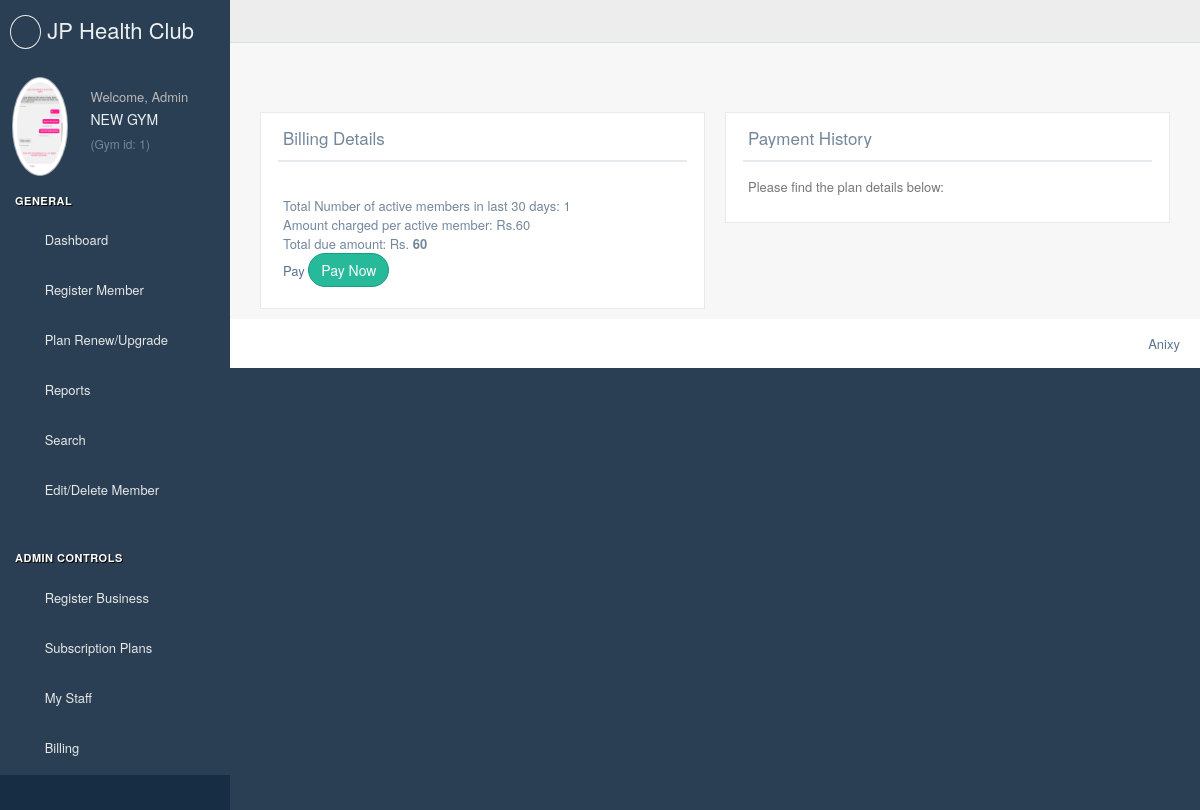
The app's page /client/billing/ (signed in) with its own data.
### appRegistration/models.py (models this page shows, shortened)
class gymDetails(models.Model):
    COUNTRIES = (
        ('AD', 'Andorra'),
        ('AE', 'United Arab Emirates'),
        ('AF', 'Afghanistan'),
        ('AG', 'Antigua & Barbuda'),
        ('AI', 'Anguilla'),
        ('AL', 'Albania'),
        ('AM', 'Armenia'),
        ('AN', 'Netherlands Antilles'),
        ('AO', 'Angola'),
        ('AQ', 'Antarctica'),
        ('AR', 'Argentina'),
        ('AS', 'American Samoa'),
        ('AT', 'Austria'),
        ('AU', 'Australia'),
        ('AW', 'Aruba'),
        ('AZ', 'Azerbaijan'),
        ('BA', 'Bosnia and Herzegovina'),
        ('BB', 'Barbados'),
        ('BD', 'Bangladesh'),
        ('BE', 'Belgium'),
        ('BF', 'Burkina Faso'),
        ('BG', 'Bulgaria'),
        ('BH', 'Bahrain'),
        ('BI', 'Burundi'),
        ('BJ', 'Benin'),
        ('BM', 'Bermuda'),
        ('BN', 'Brunei Darussalam'),
        ('BO', 'Bolivia'),
        ('BR', 'Brazil'),
        ('BS', 'Bahama'),
        ('BT', 'Bhutan'),
        ('BV', 'Bouvet Island'),
        ('BW', 'Botswana'),
        ('BY', 'Belarus'),
        ('BZ', 'Belize'),
        ('CA', 'Canada'),
        ('CC', 'Cocos (Keeling) Islands'),
        ('CF', 'Central African Republic'),
        ('CG', 'Congo'),
        ('CH', 'Switzerland'),
        ('CI', 'Ivory Coast'),
        ('CK', 'Cook Iislands'),
        ('CL', 'Chile'),
        ('CM', 'Cameroon'),
        ('CN', 'China'),
        ('CO', 'Colombia'),
        ('CR', 'Costa Rica'),
        ('CU', 'Cuba'),
        ('CV', 'Cape Verde'),
        ('CX', 'Christmas Island'),
        ('CY', 'Cyprus'),
        ('CZ', 'Czech Republic'),
        ('DE', 'Germany'),
        ('DJ', 'Djibouti'),
        ('DK', 'Denmark'),
        ('DM', 'Dominica'),
        ('DO', 'Dominican Republic'),
        ('DZ', 'Algeria'),
        ('EC', 'Ecuador'),
        ('EE', 'Estonia'),
        ('EG', 'Egypt'),
        ('EH', 'Western Sahara'),
        ('ER', 'Eritrea'),
        ('ES', 'Spain'),
        ('ET', 'Ethiopia'),
        ('FI', 'Finland'),
        ('FJ', 'Fiji'),
        ('FK', 'Falkland Islands (Malvinas)'),
        ('FM', 'Micronesia'),
        ('FO', 'Faroe Islands'),
        ('FR', 'France'),
        ('FX', 'France, Metropolitan'),
        ('GA', 'Gabon'),
        ('GB', 'United Kingdom (Great Britain)'),
        ('GD', 'Grenada'),
        ('GE', 'Georgia'),
        ('GF', 'French Guiana'),
        ('GH', 'Ghana'),
        ('GI', 'Gibraltar'),
        ('GL', 'Greenland'),
        ('GM', 'Gambia'),
        ('GN', 'Guinea'),
        ('GP', 'Guadeloupe'),
        ('GQ', 'Equatorial Guinea'),
        ('GR', 'Greece'),
        ('GS', 'South Georgia and the South Sandwich Islands'),
        ('GT', 'Guatemala'),
        ('GU', 'Guam'),
        ('GW', 'Guinea-Bissau'),
        ('GY', 'Guyana'),
        ('HK', 'Hong Kong'),
        ('HM', 'Heard & McDonald Islands'),
        ('HN', 'Honduras'),
        ('HR', 'Croatia'),
        ('HT', 'Haiti'),
        ('HU', 'Hungary'),
        ('ID', 'Indonesia'),
        ('IE', 'Ireland'),
        ('IL', 'Israel'),
        ('IN', 'India'),
        ('IO', 'British Indian Ocean Territory'),
        ('IQ', 'Iraq'),
        ('IR', 'Islamic Republic of Iran'),
        ('IS', 'Iceland'),
        ('IT', 'Italy'),
        ('JM', 'Jamaica'),
        ('JO', 'Jordan'),
        ('JP', 'Japan'),
        ('KE', 'Kenya'),
        ('KG', 'Kyrgyzstan'),
        ('KH', 'Cambodia'),
        ('KI', 'Kiribati'),
        ('KM', 'Comoros'),
        ('KN', 'St. Kitts and Nevis'),
        ('KP', 'Korea, Democratic People\'s Republic of'),
        ('KR', 'Korea, Republic of'),
        ('KW', 'Kuwait'),
        ('KY', 'Cayman Islands'),
        ('KZ', 'Kazakhstan'),
        ('LA', 'Lao People\'s Democratic Republic'),
        ('LB', 'Lebanon'),
        ('LC', 'Saint Lucia'),
        ('LI', 'Liechtenstein'),
        ('LK', 'Sri Lanka'),
        ('LR', 'Liberia'),
        ('LS', 'Lesotho'),
        ('LT', 'Lithuania'),
        ('LU', 'Luxembourg'),
        ('LV', 'Latvia'),
        ('LY', 'Libyan Arab Jamahiriya'),
        ('MA', 'Morocco'),
        ('MC', 'Monaco'),
        ('MD', 'Moldova, Republic of'),
        ('MG', 'Madagascar'),
        ('MH', 'Marshall Islands'),
        ('ML', 'Mali'),
        ('MN', 'Mongolia'),
        ('MM', 'Myanmar'),
        ('MO', 'Macau'),
        ('MP', 'Northern Mariana Islands'),
        ('MQ', 'Martinique'),
        ('MR', 'Mauritania'),
        ('MS', 'Monserrat'),
        ('MT', 'Malta'),
        ('MU', 'Mauritius'),
        ('MV', 'Maldives'),
        ('MW', 'Malawi'),
        ('MX', 'Mexico'),
        ('MY', 'Malaysia'),
        ('MZ', 'Mozambique'),
        ('NA', 'Namibia'),
        ('NC', 'New Caledonia'),
        ('NE', 'Niger'),
        ('NF', 'Norfolk Island'),
        ('NG', 'Nigeria'),
        ('NI', 'Nicaragua'),
        ('NL', 'Netherlands'),
        ('NO', 'Norway'),
        ('NP', 'Nepal'),
        ('NR', 'Nauru'),
        ('NU', 'Niue'),
        ('NZ', 'New Zealand'),
        ('OM', 'Oman'),
        ('PA', 'Panama'),
        ('PE', 'Peru'),
        ('PF', 'French Polynesia'),
        ('PG', 'Papua New Guinea'),
        ('PH', 'Philippines'),
        ('PK', 'Pakistan'),
        ('PL', 'Poland'),
        ('PM', 'St. Pierre & Miquelon'),
        ('PN', 'Pitcairn'),
        ('PR', 'Puerto Rico'),
        ('PT', 'Portugal'),
        ('PW', 'Palau'),
        ('PY', 'Paraguay'),
        ('QA', 'Qatar'),
        ('RE', 'Reunion'),
        ('RO', 'Romania'),
        ('RU', 'Russian Federation'),
        ('RW', 'Rwanda'),
        ('SA', 'Saudi Arabia'),
        ('SB', 'Solomon Islands'),
        ('SC', 'Seychelles'),
        ('SD', 'Sudan'),
        ('SE', 'Sweden'),
        ('SG', 'Singapore'),
        ('SH', 'St. Helena'),
        ('SI', 'Slovenia'),
        ('SJ', 'Svalbard & Jan Mayen Islands'),
        ('SK', 'Slovakia'),
        ('SL', 'Sierra Leone'),
        ('SM', 'San Marino'),
        ('SN', 'Senegal'),
        ('SO', 'Somalia'),
        ('SR', 'Suriname'),
        ('ST', 'Sao Tome & Principe'),
        ('SV', 'El Salvador'),
        ('SY', 'Syrian Arab Republic'),
        ('SZ', 'Swaziland'),
        ('TC', 'Turks & Caicos Islands'),
        ('TD', 'Chad'),
        ('TF', 'French Southern Territories'),
        ('TG', 'Togo'),
        ('TH', 'Thailand'),
        ('TJ', 'Tajikistan'),
        ('TK', 'Tokelau'),
        ('TM', 'Turkmenistan'),
        ('TN', 'Tunisia'),
        ('TO', 'Tonga'),
        ('TP', 'East Timor'),
        ('TR', 'Turkey'),
        ('TT', 'Trinidad & Tobago'),
        ('TV', 'Tuvalu'),
        ('TW', 'Taiwan, Province of China'),
        ('TZ', 'Tanzania, United Republic of'),
        ('UA', 'Ukraine'),
        ('UG', 'Uganda'),
        ('UM', 'United States Minor Outlying Islands'),
        ('US', 'United States of America'),
        ('UY', 'Uruguay'),
        ('UZ', 'Uzbekistan'),
        ('VA', 'Vatican City State (Holy See)'),
        ('VC', 'St. Vincent & the Grenadines'),
        ('VE', 'Venezuela'),
        ('VG', 'British Virgin Islands'),
        ('VI', 'United States Virgin Islands'),
        ('VN', 'Viet Nam'),
        ('VU', 'Vanuatu'),
        ('WF', 'Wallis & Futuna Islands'),
        ('WS', 'Samoa'),
        ('YE', 'Yemen'),
        ('YT', 'Mayotte'),
        ('YU', 'Yugoslavia'),
        ('ZA', 'South Africa'),
        ('ZM', 'Zambia'),
        ('ZR', 'Zaire'),
        ('ZW', 'Zimbabwe'),
        ('ZZ', 'Others'),
    )
    gymName = models.CharField('Business Name', max_length=100,)
    gymCity = models.CharField('City', max_length=100,)
    gymAddress = models.TextField('Address')
    gymPincode = models.IntegerField('Pincode',)
    gymCountry = models.CharField('Country', max_length=100, choices=COUNTRIES)
    gymRegistrationDate = models.DateTimeField('Registration Date')
    gymNumber = models.IntegerField(primary_key=True, null=False)
    BusinessType = (('gym', 'Gym'), ('yoga', 'Yoga'),)
    gymContactNumber = models.IntegerField('Contact Number')
    gymEmail = models.EmailField('Email ID', max_length=100)
    gymType = models.CharField('Category', max_length=100, choices=BusinessType)
    gymImage = models.ImageField(upload_to='images/', default='images/img.jpg')
    gymUser = models.ForeignKey(User, unique=True, on_delete=models.CASCADE)

### appRegistration/views.py (the view)
# urls.py: url(r'^client/billing/$', views.billing, name='billing'),
def billing(request):
    api = Instamojo(api_key='',
                    auth_token='',
                    endpoint='https://test.instamojo.com/api/1.1/')
    gymObj = gymDetails.objects.filter(gymUser_id=request.user.id).values()
    for elements in gymObj:
        gymNumber = elements['gymNumber']
        gymContactNum = elements['gymContactNumber']
        gymEmail = elements['gymEmail']
    userId = request.user.id
    print('UserID is:', userId)
    totalActiveMembers = memberDetails.objects.filter(memberGymNumber_id=gymNumber, memberStatus=1).count()
    amountPerMember = 60
    billableAmount = totalActiveMembers * amountPerMember
    context = {'totalActiveMembers': totalActiveMembers,
               'billableAmount': billableAmount,
               'amountPerMember': amountPerMember,
               'payment_link': ''}
    common = commonDisplay(request)
    activePlans = activaPlans(request)
    deactivePlans = deactivaPlans(request)
    finalContext = {**common, **context, **activePlans, **deactivePlans}  # append the dictionaries
    return render(request, 'billing.html', context=finalContext)

### appRegistration/templates/billing.html (shortened to what this page needs)
{% extends "base.html" %}
{% block content %}
    <div class="col-md-6 col-sm-6 col-xs-12">
        <div class="x_panel">
            <div class="x_title">
                <h2>Billing Details</h2>
                <div class="clearfix"></div>
            </div>
            <div class="x_content">
                <br/>
                Total Number of active members in last 30 days: {{ totalActiveMembers }} <br/>
                Amount charged per active member: Rs.{{ amountPerMember }} <br/>
                Total due amount: Rs. <b>{{ billableAmount }}</b> <br/>
                <a href={{ payment_link }}>Pay</a>
                <a href={{ payment_link }}>
                    <button type="button" class="btn btn-round btn-success">Pay Now</button>
                </a>
            </div>
        </div>
    </div>
    <div class="col-md-6 col-sm-6 col-xs-12">
        <div class="x_panel">
            <div class="x_title">
                <h2>Payment History </h2>
                <div class="clearfix"></div>
            </div>
            <div class="x_content">
                <p class="text-muted font-13 m-b-30">
                    Please find the plan details below:
                </p>
            </div>
        </div>
    </div>
{% endblock %}

### appRegistration/templates/base.html (shortened to what this page needs)
{% load staticfiles %}
<!DOCTYPE html>
<html lang="en">
<head>
    <link href="{% static '/vendors/bootstrap/dist/css/bootstrap.min.css' %}" rel="stylesheet">
    <link href="{% static '/vendors/font-awesome/css/font-awesome.min.css' %}" rel="stylesheet">
    <link href="{% static '/vendors/nprogress/nprogress.css' %}" rel="stylesheet">
    <link href="{% static '/vendors/iCheck/skins/flat/green.css' %}" rel="stylesheet">
    <link href="{% static '/vendors/bootstrap-progressbar/css/bootstrap-progressbar-3.3.4.min.css' %}" rel="stylesheet">
    <link href="{% static '/vendors/jqvmap/dist/jqvmap.min.css' %}" rel="stylesheet"/>
    <link href="{% static '/vendors/bootstrap-daterangepicker/daterangepicker.css' %}" rel="stylesheet">
    <link href="{% static '/build/css/custom.min.css' %}" rel="stylesheet">
</head>
<body class="nav-md">
<div class="container body">
    <div class="main_container">
        <div class="col-md-3 left_col">
            <div class="left_col scroll-view">
                <div class="navbar nav_title" style="border: 0;">
                    <a href="/" class="site_title"><i class="fa fa-shield"></i> <span>JP Health Club</span></a>
                </div>
                <div class="profile_pic">
                    <img src="{{ MEDIA_URL }}{{ gymImage }}" alt="Logo" class="img-circle profile_img">
                </div>
                <div class="profile clearfix">
                    <div class="profile_info">
                        <span>Welcome, {{ user|title }}</span>
                        <h2>{{ gymName|upper }}</h2>
                        <h6>(Gym id: {{ gymNumber }})</h6>
                    </div>
                </div>
                <br/>
                <div id="sidebar-menu" class="main_menu_side hidden-print main_menu">
                    <div class="menu_section">
                        <h3>General</h3>
                        <ul class="nav side-menu">
                            <li><a href="{% url 'dashboard' %}"><i class="fa fa-home"></i> Dashboard</a>
                            </li>
                            <li><a href="{% url 'memberRegistration' %}"><i class="fa fa-edit"></i> Register Member </a>
                            </li>
                            <li><a href="{% url 'clientActivatePlan' %}"><i class="fa fa-desktop"></i> Plan
                                Renew/Upgrade </a>
                            </li>
                            <li><a><i class="fa fa-table"></i> Reports <span class="fa fa-chevron-down"></span></a>
                            </li>
                            <li><a><i class="fa fa-search"></i> Search <span class="fa fa-chevron-down"></span></a>
                            </li>
                            <li><a href="{% url 'edituser' %}"><i class="fa fa-eraser"></i> Edit/Delete Member </a>
                        </ul>
                    </div>
                    <div class="menu_section">
                        <h3>Admin Controls</h3>
                        <ul class="nav side-menu">
                            <li><a href="{% url 'clientRegistration' %}"><i class="fa fa-line-chart"></i> Register
                                Business </a></li>
                            <li><a><i class="fa fa-briefcase"></i> Subscription Plans <span
                                    class="fa fa-chevron-down"></span></a>
                            </li>
                            <li><a><i class="fa fa-users"></i> My Staff <span class="fa fa-chevron-down"></span></a>
                            </li>
                            <li><a href="{% url 'billing' %}"><i class="fa fa-money"></i> Billing </a>
                            </li>
                        </ul>
                    </div>
                </div>
                <div class="sidebar-footer hidden-small">
                    <a data-toggle="tooltip" data-placement="top" title="Edit" href="{% url 'clientEdit' %}">
                        <span class="glyphicon glyphicon-cog" aria-hidden="true"></span>
                    </a>
                    <a data-toggle="tooltip" data-placement="top" title="FullScreen" href="javascript: void(0)"
                       onclick="popup('/')">
                        <span class="glyphicon glyphicon-fullscreen" aria-hidden="true"></span>
                    </a>
                    <a data-toggle="tooltip" data-placement="top" title="Lock" href="{% url 'payment' %}">
                        <span class="glyphicon glyphicon-eye-close" aria-hidden="true"></span>
                    </a>
                    <a data-toggle="tooltip" data-placement="top" title="Logout" href="/accounts/logout">
                        <span class="glyphicon glyphicon-off" aria-hidden="true"></span>
                    </a>
                </div>
            </div>
        </div>
        <div class="top_nav">
            <div class="nav_menu">
                <nav>
                    <div class="nav toggle">
                        <a id="menu_toggle"><i class="fa fa-bars"></i></a>
                    </div>
                </nav>
            </div>
        </div>
        <div class="right_col" role="main">
            <div class="row tile_count">
                <div class="col-md-2 col-sm-4 col-xs-6 tile_stats_count">
                </div>
            </div>
            <br/>
            <div class="row">
                <div class="col-md-12 col-sm-12 col-xs-12">
                    {% block content %}
                    {% endblock %}
                </div>
            </div>
        </div>
        <footer>
            <div class="pull-right">
                <a href="#">Anixy</a>
            </div>
            <div class="clearfix"></div>
        </footer>
    </div>
</div>
</body>
</html>

### records on screen
gymDetails: gymImage (picture), gymName "NEW GYM"

### other values on screen
{{ user|title }} "Admin"
{{ gymNumber }} "1"
{{ totalActiveMembers }} "1"
{{ amountPerMember }} "60"
{{ billableAmount }} "60"
